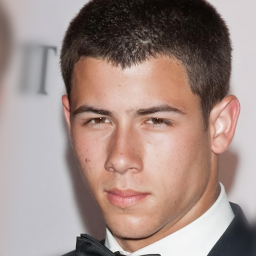
#> input picture App/test_img_01.png, 256 x 256 px
$ python face_finder.py
#> lines starting #> are read from the running program, lines starting #| are printed output that depends on the picture; after the words box and inside, x2 and y2 are one past the last pixel; in counts of white or black regions, pixels touching at a corner belong together
import cv2
import numpy as np
from PIL import Image

def enlarge_bounding_boxes(image, faces, padding=20):
    if isinstance(image, np.ndarray):
        height, width, _ = image.shape
    elif isinstance(image, Image.Image):
        width, height = image.size
    else:
        raise ValueError("Unsupported image format. Use either numpy array (OpenCV) or PIL Image.")

    enlarged_boxes = []
    for (x, y, w, h) in faces:
        x_new = max(0, x - padding)
        y_new = max(0, y - padding)
        w_new = min(width - x_new, w + 2 * padding)
        h_new = min(height - y_new, h + 2 * padding)
        enlarged_boxes.append((x_new, y_new, x_new + w_new, y_new + h_new))
    return enlarged_boxes
def bounding_box(image):
    gray_image = cv2.cvtColor(image, cv2.COLOR_BGR2GRAY)
    face_cascade = cv2.CascadeClassifier(cv2.data.haarcascades + 'haarcascade_frontalface_default.xml')
    faces = face_cascade.detectMultiScale(gray_image, scaleFactor=1.1, minNeighbors=5)
    if len(faces) == 0:
        return np.nan, None
    enlarged_faces = enlarge_bounding_boxes(image, faces, padding=20)
    for (x1, y1, x2, y2) in enlarged_faces:
        cv2.rectangle(image, (x1, y1), (x2, y2), (255, 0, 0), 2)
    return enlarged_faces, image
def bounding_box_pil(image):
    if isinstance(image, Image.Image):
        image_cv = cv2.cvtColor(np.array(image), cv2.COLOR_RGB2BGR)
        enlarged_boxes, image_with_boxes = bounding_box(image_cv)
        if enlarged_boxes is None:
            print("No faces found.")
        elif len(enlarged_boxes) == 0:
            print("No faces found.")
        else:
            for box in enlarged_boxes:
                print(f"Bounding Box: x1={box[0]}, y1={box[1]}, x2={box[2]}, y2={box[3]}")
            image_with_boxes = cv2.cvtColor(image_with_boxes, cv2.COLOR_BGR2RGB)
            return Image.fromarray(image_with_boxes)
    else:
        raise ValueError("Unsupported image format. Use PIL Image.")

# Usage with OpenCV image
image_path ='test_img_01.png'
image = cv2.imread(image_path)
#> image is the input picture: shape (256, 256, 3); mean B, G, R 134.7, 140.7, 161.5
enlarged_boxes, image_with_boxes = bounding_box(image)
#> in bounding_box, `gray_image = cv2.cvtColor(image, cv2.COLOR_BGR2GRAY)`:
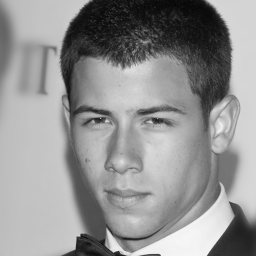
#> gray_image: shape (256, 256); min 6, max 246, mean 146.3
#> in bounding_box, `faces = face_cascade.detectMultiScale(gray_image, scaleFactor=1.1, min..`: faces = [[52, 64, 148, 148]]
#> the loop in enlarge_bounding_boxes, `for (x, y, w, h) in faces:` made 1 pass
#> (x, y, w, h, x_new, y_new, w_new, h_new) on pass 1: (52, 64, 148, 148, 32, 44, 188, 188)
#> after the loop in enlarge_bounding_boxes, `for (x, y, w, h) in faces:`: enlarged_boxes = [(32, 44, 220, 232)]
#> the loop in bounding_box, `for (x1, y1, x2, y2) in enlarged_faces:` made 1 pass
#> after the loop in bounding_box, `for (x1, y1, x2, y2) in enlarged_faces:`:
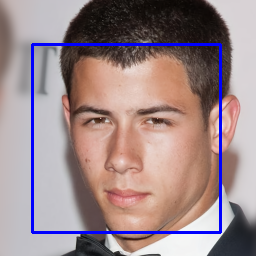
#> image: shape (256, 256, 3); 3.44% of pixels changed, all inside (x1, y1, x2, y2) = (31, 43, 222, 234)
#> enlarged_boxes = [(32, 44, 220, 232)]

if enlarged_boxes is None:
    print("No faces found.")
elif len(enlarged_boxes) == 0:
    print("No faces found.")
else:
    for box in enlarged_boxes:
        print(f"Bounding Box: x1={box[0]}, y1={box[1]}, x2={box[2]}, y2={box[3]}")
#> this loop made 1 pass
#| Bounding Box: x1=32, y1=44, x2=220, y2=232
pil_image = Image.open('test_img_01.png')
bounding_box_pil(pil_image)
#> the loop in enlarge_bounding_boxes (call 2), `for (x, y, w, h) in faces:` made 1 pass
#> the loop in bounding_box (call 2), `for (x1, y1, x2, y2) in enlarged_faces:` made 1 pass
#> the loop in bounding_box_pil, `for box in enlarged_boxes:` made 1 pass
#| Bounding Box: x1=32, y1=44, x2=220, y2=232
